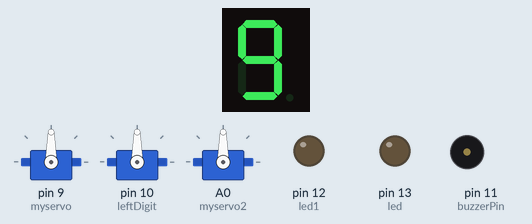
Simulated run of this sketch. Board: Arduino Uno, built with avr-gcc and run on an emulated ATmega328P. On the bench: 1-digit seven-segment display, 3 × servo, output pins drawn as LEDs (lit = HIGH), buzzer (waves = sounding). Wiring (inferred from the names in the program): 1-digit 7-segment display, segments lit when HIGH: segments pin 2, pin 3, pin 4, pin 5, pin 6, pin 7, pin 8. The segment pins are drawn as the display they are named for; pins used as bus, display or sensor lines are not drawn.

Above: at 0.1 s.
At 2.1 s:
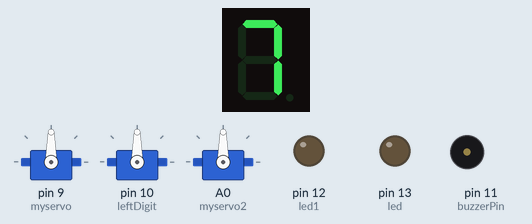
At 5.25 s:
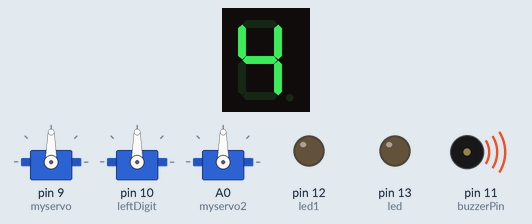
At 10.1 s:
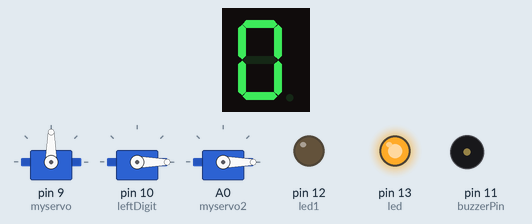
At 30.1 s:
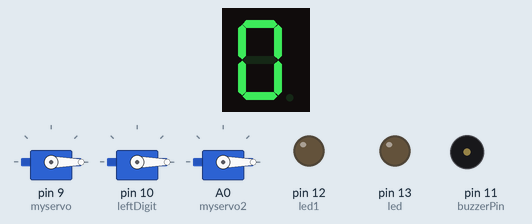
At 31.1 s:
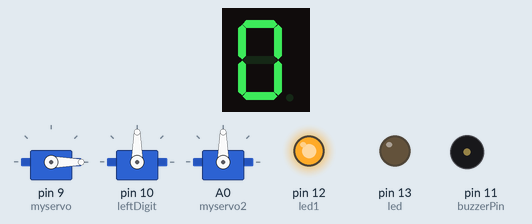
Timing chart, 0 to 32.6 s (numbered marks = the images above):
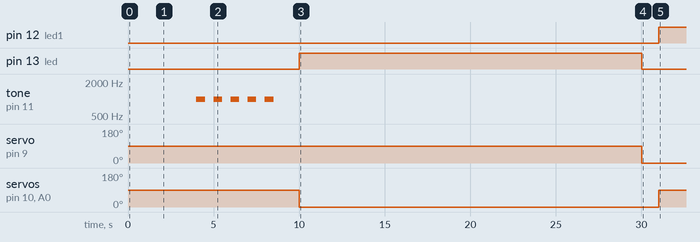

Measured:
- by itself, pin 12 (led1): LOW → HIGH at 31.0 s
- by itself, pin 13 (led): LOW → HIGH at 10.0 s, → LOW 20.0 s later
- by itself, servo on pin 9 (myservo): 90° → 0° at 30.0 s
- by itself, servo on pin 10 (leftDigit), servo on A0 (myservo2): 90° → 0° at 10.0 s, → 90° 21.0 s later
- by itself, tone on pin 11 (buzzerPin): silent → 1000 Hz at 4.0 s, → silent 0.50 s later, → 1000 Hz 0.50 s later, → silent 0.50 s later, … (10 changes in this stretch)
- what the display in image 1 shows lasts 1.0 s, from 2.0 s to 3.0 s

The sketch:

sketch_dec17a.ino
```cpp
#include <Servo.h>  // Import the Servo library

// Define the two servos
Servo myservo;
Servo myservo1;
Servo myservo2;

// LED pins
const int led = 13;
const int led1 = 12;

// Buzzer pin
const int buzzerPin = 11;

// 7-segment display pins (A to G)
const int segmentPins[] = {2, 3, 4, 5, 6, 7, 8};

// Left digit control pin
const int leftDigit = 10;

// Digit patterns for 0 to 9 (common cathode display)
const byte digitPatterns[] = {
  B11111100, // 0
  B01100000, // 1
  B11011010, // 2
  B11110010, // 3
  B01100110, // 4
  B10110110, // 5
  B10111110, // 6
  B11100000, // 7
  B11111110, // 8
  B11110110  // 9
};

void setup() {
  // Set up the LED and buzzer pins
  pinMode(led, OUTPUT);
  pinMode(led1, OUTPUT);
  pinMode(buzzerPin, OUTPUT);

  // Attach servos to their respective pins
  myservo.attach(9, 500, 2500);
  myservo1.attach(10, 500, 2500);
  myservo2.attach(A0, 500, 2500); // Attach servo2 to A0

  // Set all segment pins as OUTPUT
  for (int i = 0; i < 7; i++) {
    pinMode(segmentPins[i], OUTPUT);
  }

  // Set the left digit pin as OUTPUT
  pinMode(leftDigit, OUTPUT);
}

// Function to display a number on the 7-segment display
void displayDigit(int digit) {
  // Turn off the digit before setting segments
  digitalWrite(leftDigit, LOW);

  // Send the pattern for the desired digit to the segments
  for (int i = 0; i < 7; i++) {
    digitalWrite(segmentPins[i], (digitPatterns[digit] >> (7 - i)) & 1);
  }

  // Turn on the left digit
  digitalWrite(leftDigit, HIGH);
}

void loop() {
  for (int count = 9; count >= 0; count--) {
    displayDigit(count);
    delay(1000);  // Wait for 1 second

    // Activate a beep for each second when the countdown reaches 5 seconds or below
    if (count <= 6 && count > 1) {
      tone(buzzerPin, 1000, 500);  // Beep for 500 milliseconds
    }
  }

  // Perform the servo and LED sequence after countdown
// First sequence: Servo 1 ON, Servo 2 OFF
myservo.write(90);       // Servo 1 moves to 90°
myservo1.write(0);       // Servo 2 stays at 0°
myservo2.write(0);
digitalWrite(led, HIGH); // LED 1 ON
delay(20000);             // Wait for 8 seconds
digitalWrite(led, LOW);  // LED 1 OFF

// Reset servos before the second sequence
myservo.write(0);        // Reset Servo 1 to 0°
delay(1000);             // Give time to reset

// Second sequence: Servo 2 ON, Servo 1 OFF
myservo1.write(90);      // Servo 2 moves to 90°
myservo2.write(90);
digitalWrite(led1, HIGH);// LED 2 ON
delay(10000);             // Wait for 8 seconds
digitalWrite(led1, LOW); // LED 2 OFF

// // Reset Servo 2
// myservo1.write(0);       // Reset Servo 2 to 0°
// delay(1000);             // Give time to reset


}
```
